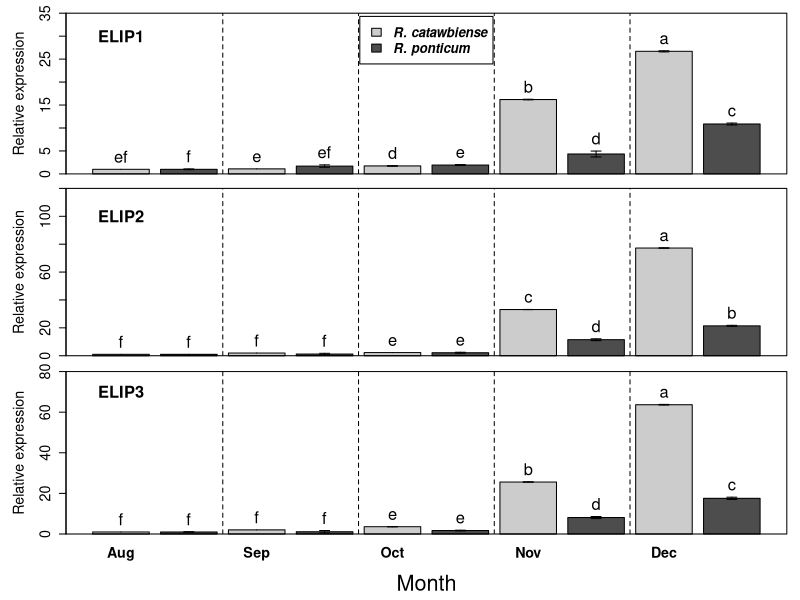

Reproduce this figure in R.
## ---- chunk 1
### Data preparation
ELIPs <- read.csv("ELIPs.txt", sep = ",", header=TRUE, comm="#")
str(ELIPs) # check data structure
# get means for each ELIP gene
ELIPs.2 <- aggregate(ELIPs[,4:6], by=list(ELIPs$Month, ELIPs$Species), mean) 
# get SE, only cols 3:5, and bind columnwise (cbind) to the means
ELIPs.2<-cbind(ELIPs.2, aggregate(ELIPs[,4:6],by=list(ELIPs$Species, ELIPs$Month),function(x)(sd(x,na.rm=TRUE)/((length(x)-sum(is.na(x)))^0.5)))[,3:5])
names(ELIPs.2) <- c("Month","Species","ELIP1","ELIP2","ELIP3", "ELIP1se","ELIP2se","ELIP3se") # # assign new names to variables
# sort ELIPs.2 by Month
ELIPs.2 <- ELIPs.2[order(ELIPs.2$Month),]
head(ELIPs.2)[1:4,] # check

### Make the Multi-panel Barplot for the three ELIPs variables
quartz(title="Seasonal ELIPs expressions in Rhododendrons",height=5,width=4) # open a new plotting window with defined size
layout(matrix(c(1,2,3),nrow=3),heights=c(1,1,1.3)) # Three figures in one plot

## plot for ELIP1
par(mar=c(0.6,5,1,1),cex.axis=1.3, cex.lab=1.3) # set margins and plot frame type - top and bottom margins small so plots close together
a <- with(ELIPs.2,barplot(ELIP1,col=c("grey80","grey30"),ylim=c(0,35),ylab="Relative expression",xlab="",xaxt="n")) 
box(which="plot")
with(ELIPs.2,arrows(a, ELIP1+ELIP1se, a, ELIP1-ELIP1se, length = 0.05, angle = 90, code=3)) # err bars
divs<-c(mean(a[2:3]),mean(a[4:5]),mean(a[6:7]),mean(a[8:9])) # calculate divider locations
abline(v=divs,lty=2)
text(a,(ELIPs.2$ELIP1+ELIPs.2$ELIP1se),c("ef","f","e","ef","d","e","b","d","a","c"),pos=3,cex=1.5) # add letters
with(ELIPs.2,text(0.7,30,"ELIP1",font=2, cex=1.5))
legend("top",inset=0.02,legend=c("R. catawbiense","R. ponticum"), fill=c("grey80","grey30"),bg="white", text.font=4, cex=1.2)

## plot for ELIP2
par(mar=c(0.6,5,0.5,1))
a<-with(ELIPs.2,barplot(ELIP2,col=c("grey80","grey30"),ylim=c(0,120),ylab="Relative expression",xlab="",xaxt="n")) 
box(which="plot")
with(ELIPs.2,arrows(a, ELIP2+ELIP2se, a, ELIP2-ELIP2se, length = 0.05, angle = 90, code=3))
divs<-c(mean(a[2:3]),mean(a[4:5]),mean(a[6:7]),mean(a[8:9])) # calculate divider locations
abline(v=divs,lty=2)
text(a,(ELIPs.2$ELIP2+ELIPs.2$ELIP2se),c("f","f","f","f","e","e","c","d","a","b"),pos=3,cex=1.5) # add letters
with(ELIPs.2,text(0.7,100,"ELIP2",font=2,cex=1.5))

## plot for ELIP3
par(mar=c(5,5,0.6,1))
a <- with(ELIPs.2,barplot(ELIP3,col=c("grey80","grey30"),ylim=c(0,80),ylab="Relative expression",xlab="",xaxt="n")) 
box(which="plot")
with(ELIPs.2,arrows(a, ELIP3+ELIP3se, a, ELIP3-ELIP3se, length = 0.05, angle = 90, code=3))
divs<-c(mean(a[2:3]),mean(a[4:5]),mean(a[6:7]),mean(a[8:9])) # calculate divider locations
abline(v=divs,lty=2)
text(a,(ELIPs.2$ELIP3+ELIPs.2$ELIP3se),c("f","f","f","f","e","e","b","d","a","c"),pos=3,cex=1.5)
with(ELIPs.2,text(0.7,70,"ELIP3", font=2, cex=1.5))
axis(side=1,at=a[c(1,3,5,7,9)],labels=c("Aug","Sep","Oct","Nov","Dec"),font=2, tick=FALSE,cex.axis=1.3)
mtext(side=1,line=3.5,text=expression(paste("Month")),font=2, cex=1.3)

## Save the file as png format
dev.copy(png, file="ELIPs.png", height=480, width=320)
dev.off()
